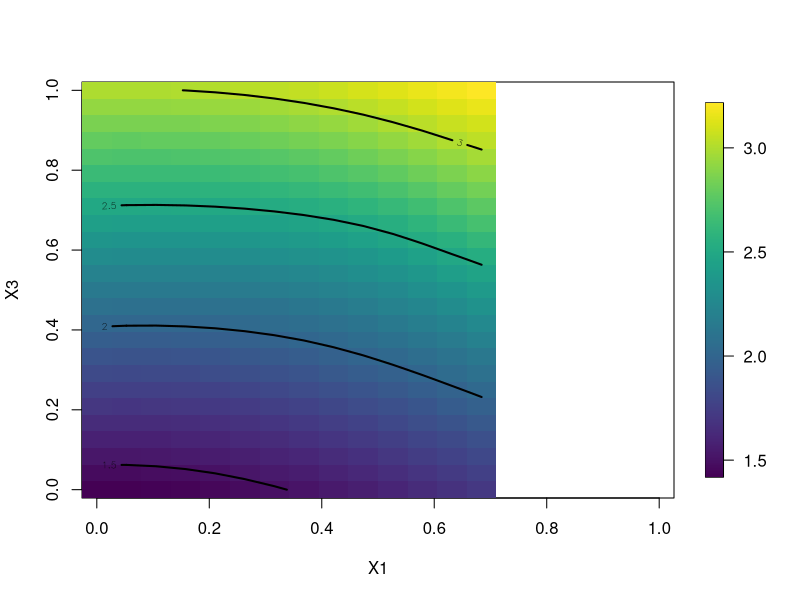
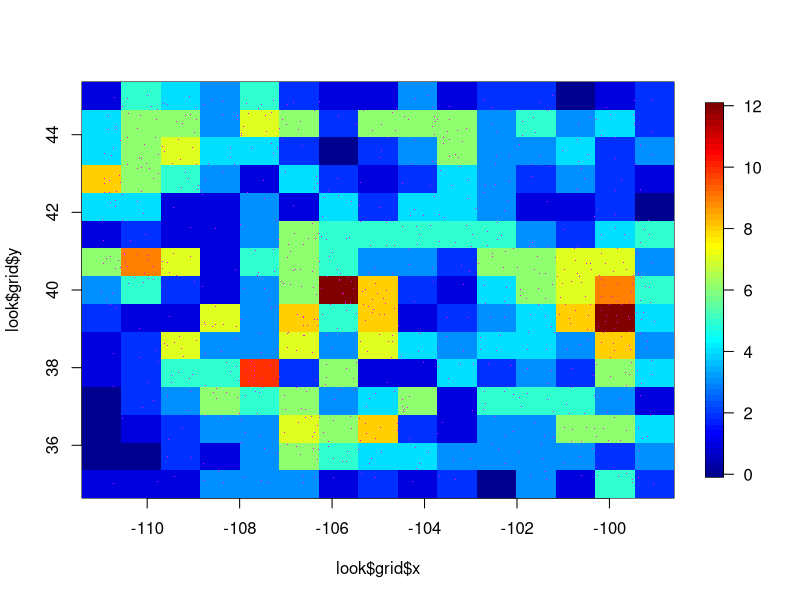

Recreate these plots in R, in order.
library(fields)


### Name: grid list
### Title: Some simple functions for working with gridded data and the grid
###   format (grid.list) used in fields.
### Aliases: 'grid list' grid.list fields.x.to.grid parse.grid.list
###   fields.convert.grid discretize.image make.surface.grid unrollZGrid
### Keywords: misc

### ** Examples


#Given below are some examples of grid.list objects and the results  
#when they are used with make.surface.grid. Note that  
#make.surface.grid returns a matrix that retains the grid.list  
#information as an attribute. 

grid.l<- list( 1:3, 2:5) 
make.surface.grid(grid.l)

  
grid.l <- list( 1:3, 10, 1:3) 
make.surface.grid(grid.l) 

#The next  example shows how the grid.list can be used to  
#control surface plotting and evaluation of an estimated function. 
# first create a test function  

set.seed( 124)

X<- 2*cbind( runif(30), runif(30), runif(30)) -1
  
dimnames( X)<- list(NULL, c("X1","X2","X3")) 
y<- X[,1]**2 + X[,2]**2 + exp(X[,3])   

# fit an  interpolating thin plate spline  
out<- Tps( X,y) 

grid.l<- list( X1= seq( 0,1,,20), X2=.5, X3=seq(0,1,,25)) 
surface( out, grid.list=grid.l) 
#  surface plot based on a 20X25 grid in X1 an X3  
#                       over the square [0,2] and [0,2]   
#                       holding X2 equal to 1.0. 
#


# test of discretize to make sure points on boundaries are counted right
set.seed(123)
x<- matrix( runif(200), 100,2)
look<- discretize.image( x, m=2,n=2)
xc<- seq(min(x[,1]), max(x[,1]),,5)
xc<- xc[2:4]
yc<- seq(min(x[,2]), max(x[,2]),,5)
yc<- yc[2:4]
grid <-  list( x= xc, y= yc)
look2<- discretize.image( x, m=2,n=2)

table( look$index )
table( look2$index )

# indicator image of discretized locations
look<- discretize.image( RMprecip$x, m=15, n=15)
image.plot( look$grid$x, look$grid$y,look$hist )  
# actual locations
points( RMprecip$x,col="magenta", pch=".") 
